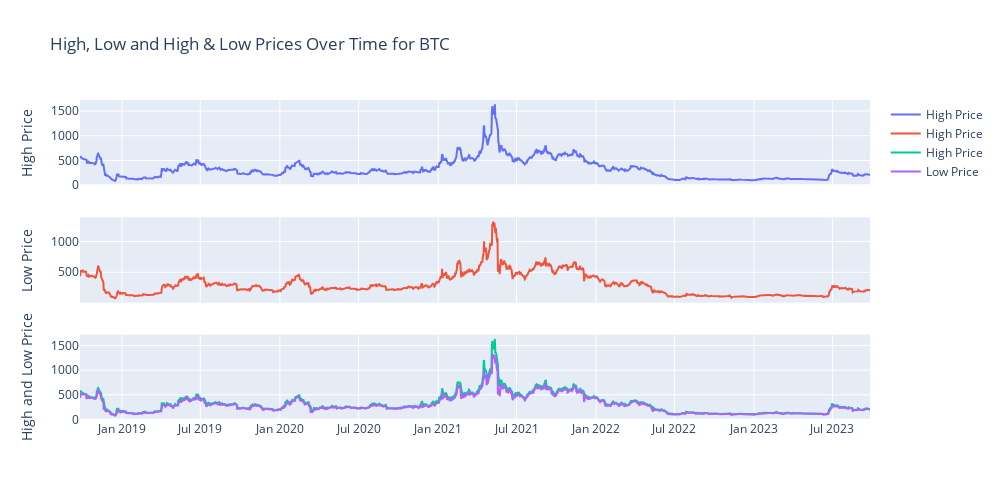

The notebook cell saved with this chart:
### Markdown cell above
### Now, creating plots for High and Low Column Values

#### These are subplots

### Code cell
#Creating Subplots for high and low columns

fig = make_subplots(rows=3, cols=1, shared_xaxes=True, vertical_spacing=0.1)

# Second subplot (High Price)
fig.add_trace(go.Scatter(x=BCH['Date'], y=BCH['High'], mode='lines', name='High Price'), row=1, col=1)
fig.update_yaxes(title_text="High Price", row=1, col=1)

# Third subplot (Low Price)
fig.add_trace(go.Scatter(x=BCH['Date'], y=BCH['Low'], mode='lines', name='High Price'), row=2, col=1)
fig.update_yaxes(title_text="Low Price", row=2, col=1)

# Fourth subplot(High and Low Prices)
fig.add_trace(go.Scatter(x=BCH['Date'], y=BCH['High'], mode='lines', name='High Price'), row=3, col=1)
fig.add_trace(go.Scatter(x=BCH['Date'], y=BCH['Low'], mode='lines', name='Low Price'), row=3, col=1)
fig.update_yaxes(title_text="High and Low Price", row=3, col=1)

# setting up the title and size of the graph
fig.update_layout(title_text="High, Low and High & Low Prices Over Time for BTC",
    height=500,  # Set the height
    width=1000) # width
fig.show()

### Figure 1 — Plotly figure (JSON) as saved in the notebook; plotly's stock layout.template omitted (floating-point values rounded to 4 significant figures; data arrays with more than 128 entries replaced by an {"elided": "..."} marker saying what was removed)
{"data": [{"mode": "lines", "name": "High Price", "type": "scatter", "x": {"elided": "1827 str values"}, "xaxis": "x", "y": {"elided": "1827 float values"}, "yaxis": "y"}, {"mode": "lines", "name": "High Price", "type": "scatter", "x": {"elided": "1827 str values"}, "xaxis": "x2", "y": {"elided": "1827 float values"}, "yaxis": "y2"}, {"mode": "lines", "name": "High Price", "type": "scatter", "x": {"elided": "1827 str values"}, "xaxis": "x3", "y": {"elided": "1827 float values"}, "yaxis": "y3"}, {"mode": "lines", "name": "Low Price", "type": "scatter", "x": {"elided": "1827 str values"}, "xaxis": "x3", "y": {"elided": "1827 float values"}, "yaxis": "y3"}], "layout": {"height": 500, "title": {"text": "High, Low and High & Low Prices Over Time for BTC"}, "width": 1000, "xaxis": {"anchor": "y", "domain": [0, 1], "matches": "x3", "showticklabels": false}, "xaxis2": {"anchor": "y2", "domain": [0, 1], "matches": "x3", "showticklabels": false}, "xaxis3": {"anchor": "y3", "domain": [0, 1]}, "yaxis": {"anchor": "x", "domain": [0.7333, 1], "title": {"text": "High Price"}}, "yaxis2": {"anchor": "x2", "domain": [0.3667, 0.6333], "title": {"text": "Low Price"}}, "yaxis3": {"anchor": "x3", "domain": [0, 0.2667], "title": {"text": "High and Low Price"}}}}
